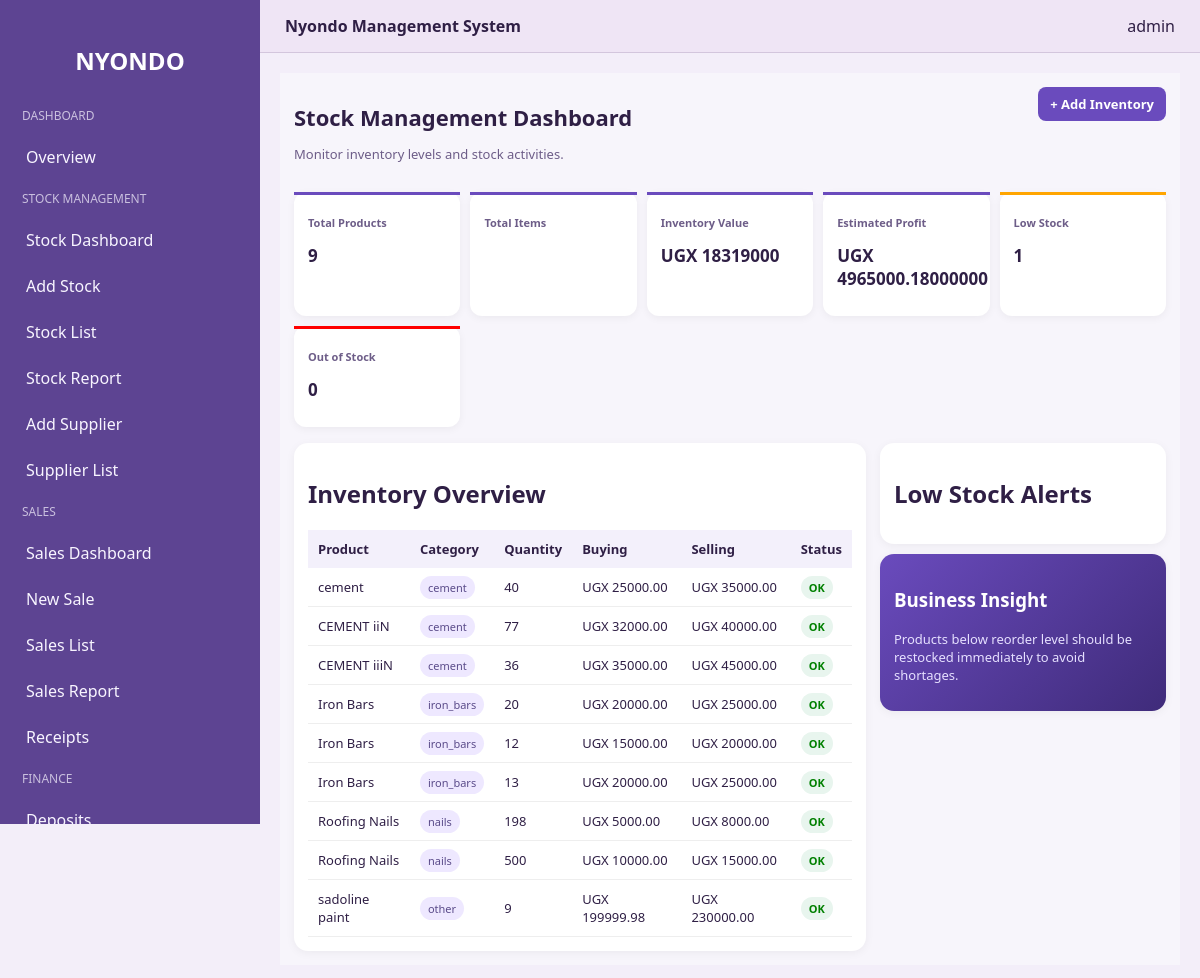
Before: /stock_dashboard/ (signed in) with the older database file.
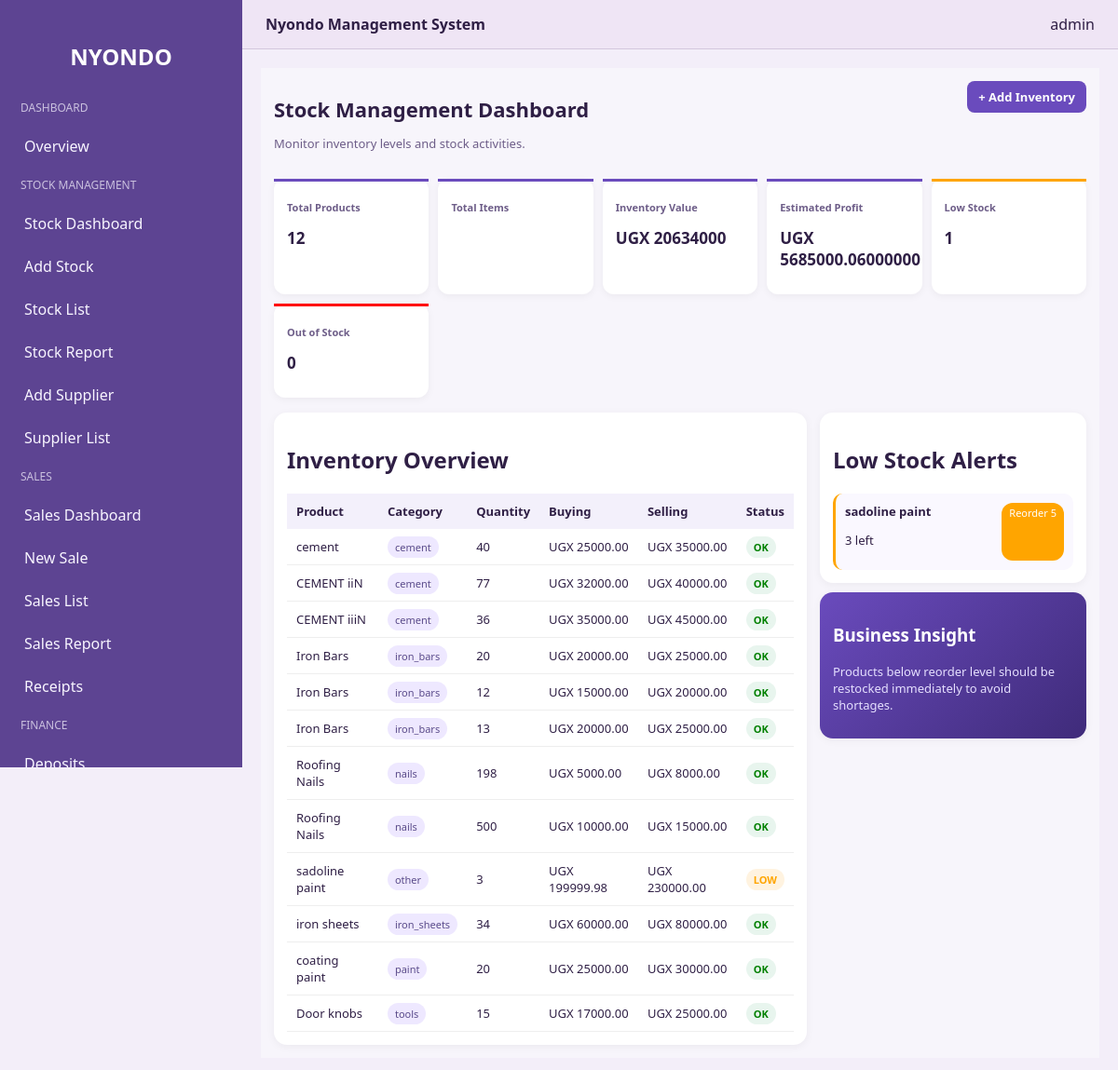
After: the same page with the newer database file.
### nyondo_app/models.py (models this page shows, shortened)
class Stock(models.Model):
    CATEGORY_CHOICES = [
        ("cement", "Cement"),
        ("iron_bars", "Iron Bars"),
        ("nails", "Nails"),
        ("iron_sheets", "Iron Sheets"),
        ("wire_mesh", "Wire Mesh"),
        ("barbed_wire", "Barbed Wire"),
        ("wheelbarrows", "Wheelbarrows"),
        ("paint", "Paint"),
        ("tools", "Tools"),
        ("other", "Other"),
    ]
    product_name = models.TextField(max_length=100)
    category = models.CharField(max_length=50, choices=CATEGORY_CHOICES)
    quantity = models.PositiveIntegerField()
    reorder_level = models.PositiveIntegerField(default=5)
    buying_price = models.DecimalField(max_digits=12, decimal_places=2)
    selling_price = models.DecimalField(max_digits=12, decimal_places=2)
    supplier_name = models.CharField(max_length=100)
    description = models.TextField(blank=True, null=True)
    date_added = models.DateTimeField(auto_now_add=True)
    updated_at = models.DateTimeField(auto_now=True)
    @classmethod
    def low_stock_items(cls):
        return cls.objects.filter(quantity__lte=F("reorder_level")).order_by("quantity")

### nyondo_app/views.py (the view)
# urls.py: path('stock_dashboard/', views.stock_dashboard, name='stock_dashboard'),
@login_required
def stock_dashboard(request):
    is_stock_user = request.user.groups.filter(name__iexact="stock").exists()
    if not (request.user.is_superuser or is_stock_user):
        messages.error(request, "Access denied. You do not have permissions for the Stock Dashboard.")
        return redirect("login")
    stock_products = Stock.objects.all()
    total_products = Stock.objects.count()
    inventory_value = Stock.objects.aggregate(
        total=Sum(ExpressionWrapper(F("quantity") * F("selling_price"), output_field=DecimalField()))
    )["total"] or 0
    low_stock = Stock.objects.filter(quantity__lte=10).count()
    out_of_stock = Stock.objects.filter(quantity=0).count()
    low_stock_alert = get_low_stock_notification()
    alert_items = low_stock_alert.get("low_stock_alert_items", [])
    alert_count = low_stock_alert.get("low_stock_alert_count", 0)
    alert_msg = low_stock_alert.get("low_stock_alert_message", "")
    total_profit = Stock.objects.aggregate(
        total=Sum(ExpressionWrapper((F("selling_price") - F("buying_price")) * F("quantity"), output_field=DecimalField()))
    )["total"] or 0
    context = {
        "stock_products": stock_products,
        "total_products": total_products,
        "inventory_value": inventory_value,
        "low_stock": low_stock,
        "out_of_stock": out_of_stock,
        "low_stock_alert_items": alert_items,
        "low_stock_alert_count": alert_count,
        "low_stock_alert_message": alert_msg,
        "total_profit": total_profit,
    }
    return render(request, "nyondo/stock_dashboard.html", context)

### nyondo_app/views.py (called while the page is built)
def get_low_stock_notification():
    low_items = Stock.low_stock_items()
    count = low_items.count()
    return {
        "low_stock_alert_items": low_items,
        "low_stock_alert_count": count,
        "low_stock_alert_message": (
            f"{count} product{'s' if count != 1 else ''} are at or below reorder level"
            if count else "All stock levels are healthy"
        ),
    }

### nyondo_app/templates/nyondo/stock_dashboard.html (shortened to what the changed rows need)
{% extends "nyondo/base.html" %}
{% load static %}
{% block content %}
<div class="dashboard-container">
    <div class="dashboard-header">
        <div>
            <h1>Stock Management Dashboard</h1>
        </div>
    </div>
    <div class="stats-grid">
        <div class="stat-card">
            <h3>Total Products</h3>
            <h2>{{ total_products }}</h2>
        </div>
        <div class="stat-card">
            <h3>Inventory Value</h3>
            <h2>UGX {{ inventory_value }}</h2>
        </div>
        <div class="stat-card">
            <h3>Estimated Profit</h3>
            <h2>UGX {{ total_profit }}</h2>
        </div>
        <div class="stat-card warning-card">
            <h2>{{ low_stock }}</h2>
        </div>
        <div class="stat-card danger-card">
            <h2>{{ out_of_stock }}</h2>
        </div>
    </div>
    <div class="content-grid">
        <div class="table-section">
            <div class="section-header">
                <h2>Inventory Overview</h2>
            </div>
            <div class="table-wrapper">
                <table>
                    <thead>
                        <tr>
                            <th>Product</th>
                            <th>Category</th>
                            <th>Quantity</th>
                            <th>Buying</th>
                            <th>Selling</th>
                            <th>Status</th>
                        </tr>
                    </thead>
                    <tbody>
                        {% for product in stock_products %}
                        <tr>
                            <td>{{ product.product_name }}</td>
                            <td>
                                <span class="category-badge">
                                    {{ product.category }}
                                </span>
                            </td>
                            <td>{{ product.quantity }}</td>
                            <td>UGX {{ product.buying_price }}</td>
                            <td>UGX {{ product.selling_price }}</td>
                            <td>
                                {% if product.quantity == 0 %}
                                    <span class="status out">OUT</span>
                                {% elif product.quantity <= product.reorder_level %}
                                    <span class="status low">LOW</span>
                                {% else %}
                                    <span class="status ok">OK</span>
                                {% endif %}
                            </td>
                        </tr>
                        {% endfor %}
                    </tbody>
                </table>
            </div>
        </div>
        <div class="side-panel">
            <div class="panel-card">
                <div class="section-header">
                    <h2>Low Stock Alerts</h2>
                </div>
                <div class="alerts-container">
                    {% for item in stock_products %}
                        {% if item.quantity <= item.reorder_level %}
                        <div class="alert-item">
                            <div>
                                <strong>{{ item.product_name }}</strong>
                                <p>{{ item.quantity }} left</p>
                            </div>
                            <span class="alert-badge">
                                Reorder {{ item.reorder_level }}
                            </span>
                        </div>
                        {% endif %}
                    {% empty %}
                        <p>No low stock alerts.</p>
                    {% endfor %}
                </div>
            </div>
        </div>
    </div>
</div>
<link rel="stylesheet" href="{% static 'nyondo_app/css/nyondo/stock_dashboard.css' %}">
{% endblock %}

Changed rows visible on the page:
now on one of the page's lists (row edited): Stock: product_name "sadoline paint", quantity "3", reorder_level "5"
changed Stock "sadoline paint": quantity "9" → "3"; quantity "OK" → "LOW"
added Stock: product_name "iron sheets", category "iron_sheets", quantity "34", buying_price "60000.00", selling_price "80000.00", reorder_level "OK", shown under "Inventory Overview"
added Stock: product_name "coating paint", category "paint", quantity "20", buying_price "25000.00", selling_price "30000.00", reorder_level "OK", shown under "Inventory Overview"
added Stock: product_name "Door knobs", category "tools", quantity "15", buying_price "17000.00", selling_price "25000.00", reorder_level "OK", shown under "Inventory Overview"
Other visible differences:
{{ total_products }}: "9" → "12"
{{ inventory_value }}: "18319000" → "20634000"
{{ total_profit }}: "4965000.18000000" → "5685000.06000000"
